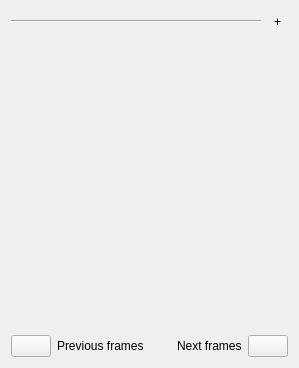
<?xml version="1.0" encoding="UTF-8"?>
<ui version="4.0">
 <class>OnionSkinsDocker</class>
 <widget class="QWidget" name="OnionSkinsDocker">
  <property name="geometry">
   <rect>
    <x>0</x>
    <y>0</y>
    <width>299</width>
    <height>368</height>
   </rect>
  </property>
  <property name="windowTitle">
   <string>Onion skin options</string>
  </property>
  <layout class="QVBoxLayout" name="verticalLayout">
   <item>
    <layout class="QVBoxLayout" name="slidersLayout">
     <property name="spacing">
      <number>0</number>
     </property>
    </layout>
   </item>
   <item>
    <layout class="QVBoxLayout" name="buttonsLayout">
     <property name="spacing">
      <number>6</number>
     </property>
     <item>
      <layout class="QHBoxLayout" name="hideShowButtonlayout">
       <item>
        <widget class="Line" name="line">
         <property name="orientation">
          <enum>Qt::Horizontal</enum>
         </property>
        </widget>
       </item>
       <item>
        <widget class="QToolButton" name="btnShowHide">
         <property name="text">
          <string>+</string>
         </property>
         <property name="checkable">
          <bool>true</bool>
         </property>
         <property name="checked">
          <bool>false</bool>
         </property>
         <property name="autoRaise">
          <bool>true</bool>
         </property>
        </widget>
       </item>
      </layout>
     </item>
     <item>
      <widget class="KisDoubleSliderSpinBox" name="doubleTintFactor">
       <property name="minimumSize">
        <size>
         <width>50</width>
         <height>0</height>
        </size>
       </property>
      </widget>
     </item>
     <item>
      <layout class="QHBoxLayout" name="horizontalLayout_2">
       <item>
        <widget class="KColorButton" name="btnBackwardColor">
         <property name="text">
          <string/>
         </property>
        </widget>
       </item>
       <item>
        <widget class="QLabel" name="lblPrevColor">
         <property name="text">
          <string>Previous frames</string>
         </property>
        </widget>
       </item>
       <item>
        <spacer name="horizontalSpacer">
         <property name="orientation">
          <enum>Qt::Horizontal</enum>
         </property>
         <property name="sizeHint" stdset="0">
          <size>
           <width>13</width>
           <height>13</height>
          </size>
         </property>
        </spacer>
       </item>
       <item>
        <widget class="QLabel" name="lblNextColor">
         <property name="text">
          <string>Next frames</string>
         </property>
        </widget>
       </item>
       <item>
        <widget class="KColorButton" name="btnForwardColor">
         <property name="text">
          <string/>
         </property>
        </widget>
       </item>
      </layout>
     </item>
    </layout>
   </item>
  </layout>
  <zorder></zorder>
  <zorder></zorder>
  <zorder>lblPrevColor</zorder>
  <zorder>horizontalSpacer</zorder>
  <zorder>btnBackwardColor</zorder>
  <zorder>btnForwardColor</zorder>
  <zorder>lblNextColor</zorder>
 </widget>
 <customwidgets>
  <customwidget>
   <class>KColorButton</class>
   <extends>QPushButton</extends>
   <header>kcolorbutton.h</header>
   <container>1</container>
  </customwidget>
  <customwidget>
   <class>KisDoubleSliderSpinBox</class>
   <extends>QWidget</extends>
   <header>kis_slider_spin_box.h</header>
   <container>1</container>
  </customwidget>
 </customwidgets>
 <resources/>
 <connections/>
</ui>
